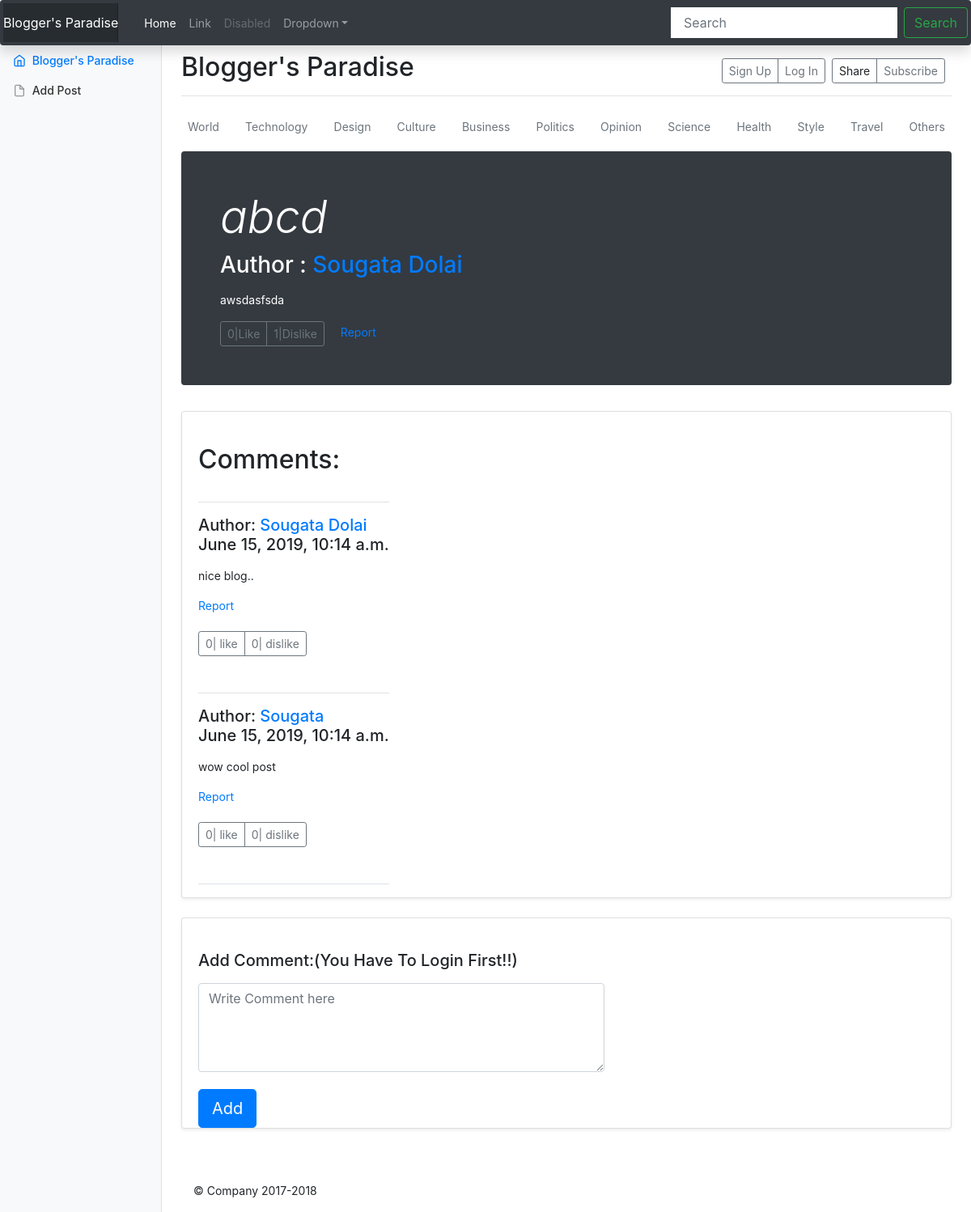
The app's page /post/1/ with its own data.
### blogs/models.py (models this page shows, shortened)
class Post(models.Model):
    author  = models.ForeignKey('auth.User',on_delete = models.CASCADE)
    title = models.CharField(null=False, blank=False, max_length = 50)
    text = models.TextField(null=False, blank = False)
    created_date = models.DateTimeField(default = timezone.now)
    published_date = models.DateTimeField(blank = True, null = True)
    edited = models.BooleanField(default=False)
    likes = models.IntegerField(default = 0)
    dislikes = models.IntegerField(default = 0)
    thumbnail = models.ImageField(null=True, blank=True, upload_to='thumbnail_pics')
    TOPIC_CHOICE = (
        ('World','World'),
        ('Technology','Technology'),
        ('Design','Design'),
        ('Culture','Culture'),
        ('Business','Business'),
        ('Politics','Politics'),
        ('Opinion','Opinion'),
        ('Science','Science'),
        ('Health','Health'),
        ('Style','Style'),
        ('Travel','Travel'),
        ('Others','Others'),
    )
    topic = models.CharField(max_length = 11,choices = TOPIC_CHOICE, default="Others", blank=False, null=False)

class Comment(models.Model):
    author = models.ForeignKey('auth.User', on_delete = models.CASCADE)
    post = models.ForeignKey('blogs.Post', related_name='comments', on_delete = models.CASCADE)
    comment = models.TextField(null = False, blank = False)
    created_date = models.DateTimeField(default = timezone.now)
    likes = models.IntegerField(default = 0)
    dislikes = models.IntegerField(default = 0)

### users/models.py (models this page shows, shortened)
class Profile(models.Model):
    user = models.OneToOneField(User, on_delete = models.CASCADE)
    image = models.ImageField(default='default.jpg', upload_to='profile_pics')
    first_name = models.CharField(max_length=50,blank=True,null=True)
    last_name = models.CharField(max_length=50,blank=True,null=True)
    about = models.TextField(blank=True,null=True)
    email = models.EmailField(blank = True,null = True)
    school = models.CharField(max_length=70,blank=True,null=True)
    college = models.CharField(max_length=70,blank=True,null=True)
    work = models.CharField(max_length=70,blank=True,null=True)
    skills = models.CharField(max_length=70,blank=True,null=True)
    current_city = models.CharField(max_length=70,blank=True,null=True)
    website = models.URLField(blank=True,null=True)
    birth_day = models.DateField(blank=True,null=True)
    otp = models.IntegerField(blank=True,null=True)
    GENDER_CHOICES = (
        ('Male','Male'),
        ('Female','Female'),
        ('Others','Others'),
    )
    gender = models.CharField(max_length=6,choices=GENDER_CHOICES,blank=True,null=True)

### blogs/views.py (the view)
# urls.py: path('post/<int:pk>/',PostDetailView.as_view(),name='post-details'),
class PostDetailView(DetailView):
    context_object_name = 'object'
    def get_queryset(self):
        return Post.objects.filter(pk=self.kwargs.get('pk'),published_date__lte=timezone.now())
    def get_context_data(self, **kwargs):
        context = super(PostDetailView,self).get_context_data(**kwargs)
        context['comments'] = Comment.objects.filter(post_id = self.kwargs.get('pk')).order_by('-created_date')
        if self.request.user.is_authenticated:
            context['post_pref'] = PostPreference.objects.filter(user = self.request.user,post_id = self.kwargs.get('pk')).first()
            context['com_pref'] = CommentPreference.objects.filter(user = self.request.user,comment_id = self.kwargs.get('comment_id')).first()
        page = self.request.GET.get('page', 1)
        paginator = Paginator(context['comments'],2)
        try:
            context['comments'] = paginator.page(page)
        except PageNotAnInteger:
            context['comments'] = paginator.page(1)
        except EmptyPage:
            context['comments'] = paginator.page(num_pages)
        return context

### blogs/templates/blogs/post_detail.html (shortened to what this page needs)
{% extends "blogs/base.html" %}
{% load static %}
{% block content %}
<div>
  <div class="jumbotron p-3 p-md-5 text-white rounded bg-dark">
    <div class="col-md-6 px-0">
      <h1 class="display-4 font-italic">{{ object.title }}</h1>
      <h3>Author : <a class="" href="{% url 'blogs:user-profile' object.author %}">
        {% if object.author.profile.first_name %}
          {{ object.author.profile.first_name }}
        {% endif %}
        {% if object.author.profile.last_name %}
         {{ object.author.profile.last_name }}
        {% endif %}
      </a></h3>
      <p class="lead my-3">{{ object.text|linebreaks }}</p>
      <div id="post" class="btn-group mr-2">
        {% if user.is_authenticated %}
        {% if post_pref.value == 1 %}
          <a id="post_like" data-catid1="{{ user.is_authenticated }}" onclick="" data-catid2="1" href="" class="btn btn-sm btn-outline-success">
        {% else %}
          <a id="post_like" data-catid1="{{ user.is_authenticated }}" onclick="" data-catid2="1" href="" class="btn btn-sm btn-outline-secondary">
        {% endif %}
            {% if json_post_like %}
            {{ json_post_like }}
            {% else %}
            {{ object.likes }}|
            {% endif %}
            {% if post_pref.value == 1 %}
              Unike
            {% else %}
              Like
            {% endif %}
          </a>
          {% if post_pref.value == 2 %}
            <a id="post_dislike" data-catid1="{{ object.pk }}" onclick="" data-catid2="1" href="" class="btn btn-sm btn-outline-success">
          {% else %}
            <a id="post_dislike" data-catid1="{{ object.pk }}" onclick="" data-catid2="1" href="" class="btn btn-sm btn-outline-secondary">
          {% endif %}
            {{ object.dislikes }}|
            {% if post_pref.value == 2 %}
              Undislike
            {% else %}
              Dislike
            {% endif %}
            </a>
            {% else %}
          <div id="post" class="btn-group mr-2">
          <a  data-catid1="{{ object.pk }}" onclick="" data-catid2="1" href="{% url 'login' %}?next=/post/{{ object.pk }}" class="btn btn-sm btn-outline-secondary">{{object.likes}}|Like</a>
          <a  data-catid1="{{ object.pk }}" onclick="" data-catid2="1" href="{% url 'login' %}?next=/post/{{ object.pk }}" class="btn btn-sm btn-outline-secondary">{{object.dislikes}}|Dislike</a>
          </div>
          {% endif %}
    </div>
    <a href="{% url 'blogs:post-feedback' object.pk %}">Report</a>
  </div>
</div>
{% include "blogs/comments.html" %}
<div class="card flex-md-row mb-4 shadow-sm">
  <div class="card-body d-flex flex-column align-items-start">
    {% include "blogs/comment_form.html" %}
  </div>
</div>
{% endblock content %}

### blogs/templates/blogs/comments.html (shortened to what this page needs)
<div class="card flex-md-row mb-4 shadow-sm">
  <div class="card-body d-flex flex-column align-items-start">
    <h2>Comments:</h2>
      {% if comments %}
        <div class="comment" id="talk">
          <div class="d-flex justify-content-between flex-wrap flex-md-nowrap align-items-center pt-3 pb-2 mb-3 border-bottom"></div>
            {% for comment in comments %}
              <h5>Author:  <a class="" href="{% url 'blogs:user-profile' comment.author %}">
                {% if comment.author.profile.first_name == none %}
                  {{ comment.author }}
                {% endif %}
                {% if comment.author.profile.first_name %}
                  {{ comment.author.profile.first_name }}
                {% endif %}
                {% if comment.author.profile.last_name %}
                 {{ comment.author.profile.last_name }}
                {% endif %}
              </a>
                <div class="date">{{ comment.created_date }}</div></h5>
              <p>{{ comment.comment|linebreaks }}</p>
              <a href="#" align=right>Report</a>
              <br><br>
              <div class="btn-group mr-2">
                  <a id="com_like_{{comment.id}}" class="btn btn-sm btn-outline-secondary" data_catid="{% url 'blogs:comment-preference' object.pk comment.pk 1 %}" data_catid2={{comment.id}} href="">
                    {% if json_com_like %}
                    {{ json_com_like }}
                    {% else %}
                    {{ comment.likes }}|
                    {% endif %}
                    {% if com_pref.value == 1 %}
                      Unike
                    {% else %}
                      like
                    {% endif %}
                  </a>
                  <a id="com_dislike_{{comment.id}}" class="btn btn-sm btn-outline-secondary" data_catid="{% url 'blogs:comment-preference' object.pk comment.pk 2 %}" data_catid2={{comment.id}} href="">
                    {% if json_com_dislike %}
                    {{ json_com_dislike }}
                    {% else %}
                    {{ comment.dislikes }}|
                    {% endif %}
                    {% if com_pref.value == 2 %}
                      Undislike
                    {% else %}
                      dislike
                    {% endif %}
                  </a>
              </div>
              <div class="d-flex justify-content-between flex-wrap flex-md-nowrap align-items-center pt-3 pb-2 mb-3 border-bottom">
                <br>
              </div>
            {% endfor %}
      {% else %}
        <h5>No comment yet. Add some..</h5>
      {% endif %}
    </div>
  </div>
</div>

### blogs/static/style.css (style rules this page uses)
.card { padding-top: 20px; margin: 10px 0 20px 0; background-color: rgba(214, 224, 226, 0.2); border-top-width: 0; border-bottom-width: 2px; -webkit-border-radius: 3px; -moz-border-radius: 3px; border-radius: 3px; -webkit-box-shadow: none; -moz-box-shadow: none; box-shadow: none; -webkit-box-sizing: border-box; -moz-box-sizing: border-box; box-sizing: border-box; }
.card .card-body { padding: 0 20px; margin-top: 20px; }

### blogs/static/blogs/template_data/blog.css (style rules this page uses)
h1, h2, h3, h4, h5, h6 { font-family: "Playfair Display", Georgia, "Times New Roman", serif; }
.display-4 { font-size: 2.5rem; }
@media (min-width: 768px) { .display-4 { font-size: 3rem; } }

### blogs/static/blogs/dash_board_template_data/dashboard.css (style rules this page uses)
body { font-size: .875rem; }

### records on screen
Post: title "abcd", author.profile.first_name "Sougata", author.profile.last_name "Dolai", text "awsdasfsda", likes "0", dislikes "1"
Comment: author.profile.first_name "Sougata", author.profile.last_name "Dolai", created_date "June 15, 2019, 10:14 a.m.", comment "nice blog..", likes "0", dislikes "0"
Comment: author "Sougata", created_date "June 15, 2019, 10:14 a.m.", comment "wow cool post", likes "0", dislikes "0"
